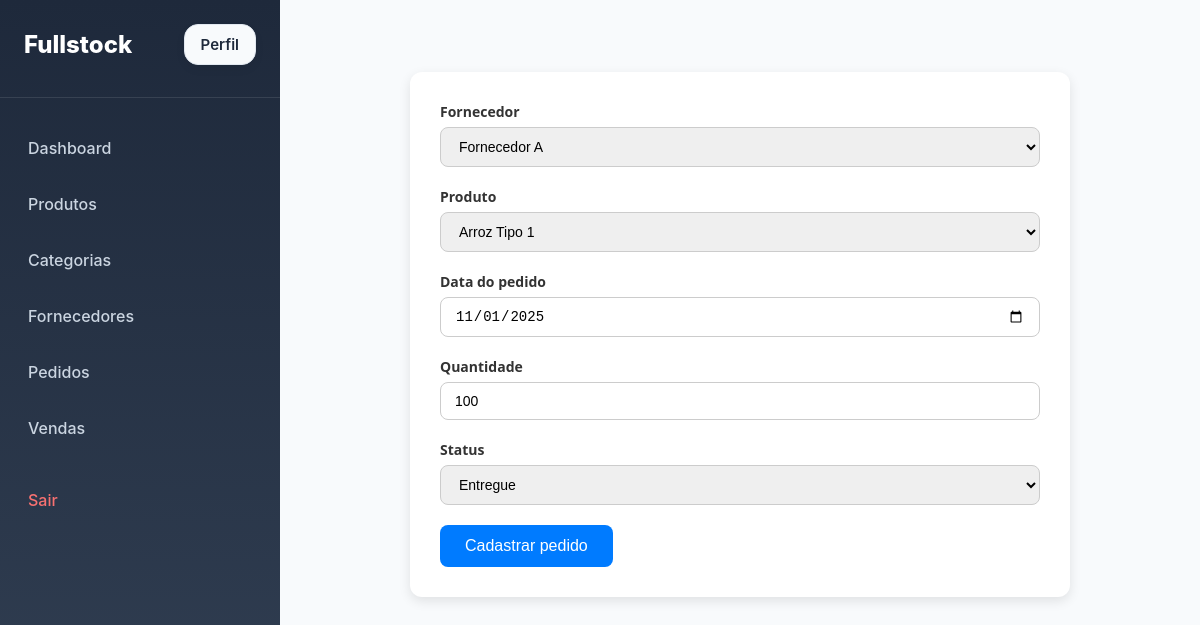
Page /updateOrder/1 (signed in) on the committed database.
### stock/models.py (models this page shows, shortened)
class Order(models.Model):
    STATUS = [
        ('E', 'Entregue'),
        ('P', 'Pendente'),
        ('C', 'Cancelado'),
    ]
    provider = models.ForeignKey(Provider, on_delete=models.CASCADE)
    product = models.ForeignKey(Product, on_delete=models.CASCADE)
    orderDate = models.DateField()
    quantity = models.IntegerField()
    value = models.IntegerField()
    status = models.CharField(max_length=1, choices= STATUS, default='P')

### stock/views.py (the view, shortened to what this page needs)
# urls.py: path('updateOrder/<int:pk>', views.OrderUpdateView.as_view(), name='updateOrder'),
@method_decorator(login_required, name='dispatch')
class OrderUpdateView(UpdateView):
    model = Order
    form_class = OrderForm
    template_name = 'stock/order-form.html'
    success_url = reverse_lazy('orders')

### stock/forms.py
class OrderForm(forms.ModelForm):
    class Meta:
        model = Order
        fields = ['provider', 'product', 'orderDate', 'quantity', 'status']
        labels = {
            'provider' : 'Fornecedor',
            'product' : 'Produto',
            'orderDate' : 'Data do pedido',
            'quantity' : 'Quantidade',
            'status' : 'Status'
        }
        widgets = {
            'provider': forms.Select(),
            'product': forms.Select(),
            'orderDate': forms.DateInput(attrs={'type': 'date'}),
            'quantity': forms.NumberInput(attrs={'placeholder': 'Quantidade'}),
            'status': forms.Select(),
        }

### stock/models.py (called while the page is built)
    @property
    def is_admin(self):
        return self.is_staff or self.is_superuser or self.groups.filter(name="ADMIN").exists()

    def __str__(self):
        return self.name

    def __str__(self):
        return self.name

### stock/templates/stock/order-form.html (shortened to what this page needs)
{%extends 'base.html'%}
{% block main %}
<form method="post" enctype="multipart/form-data">
    {% for field in form %}
    <div class="form-group">
        <label for="{{ field.id_for_label }}">{{ field.label }}</label>
        {{ field }}
    </div>
    {% endfor %}
    <button type="submit" class="btn-primary">Cadastrar pedido</button>
</form>
{%endblock%}

### static/css/main.css (style rules this page uses)
html, body { margin: 0; padding: 0; width: 100%; height: 100%; font-family: -apple-system, BlinkMacSystemFont, "Segoe UI", Roboto, Oxygen, Ubuntu, Cantarell, sans-serif; background: #f1f5f9; }
.btn-primary { background: #2563eb; color: white; padding: 10px 16px; border-radius: 8px; text-decoration: none; font-weight: 600; }
form { max-width: 600px; margin: 40px auto; padding: 30px; background-color: #ffffff; border-radius: 12px; box-shadow: 0 4px 12px rgba(0, 0, 0, 0.1); font-family: 'Segoe UI', Tahoma, Geneva, Verdana, sans-serif; }
.form-group { display: flex; flex-direction: column; margin-bottom: 20px; }
.form-group label { margin-bottom: 6px; font-weight: 600; color: #333333; font-size: 14px; }
.form-group input, .form-group select, .form-group textarea { padding: 10px 14px; border: 1px solid #ccc; border-radius: 8px; font-size: 14px; transition: border 0.3s, box-shadow 0.3s; }
button.btn-primary { background-color: #007BFF; color: #fff; border: none; padding: 12px 25px; font-size: 16px; border-radius: 8px; cursor: pointer; transition: background-color 0.3s, transform 0.2s; }

### static/css/table-list.css (style rules this page uses)
.btn-primary { background-color: #0077cc; color: #fff; padding: 0.6rem 1.2rem; border-radius: 5px; text-decoration: none; font-weight: 500; transition: background-color 0.3s ease; }

### rows in the picture
Order: form "Fornecedor A" "Arroz Tipo 1" "11/01/2025" "100" "Entregue"

### other values in the picture
{{ field.label }} "Fornecedor" "Produto" "Data do pedido" "Quantidade" "Status"
